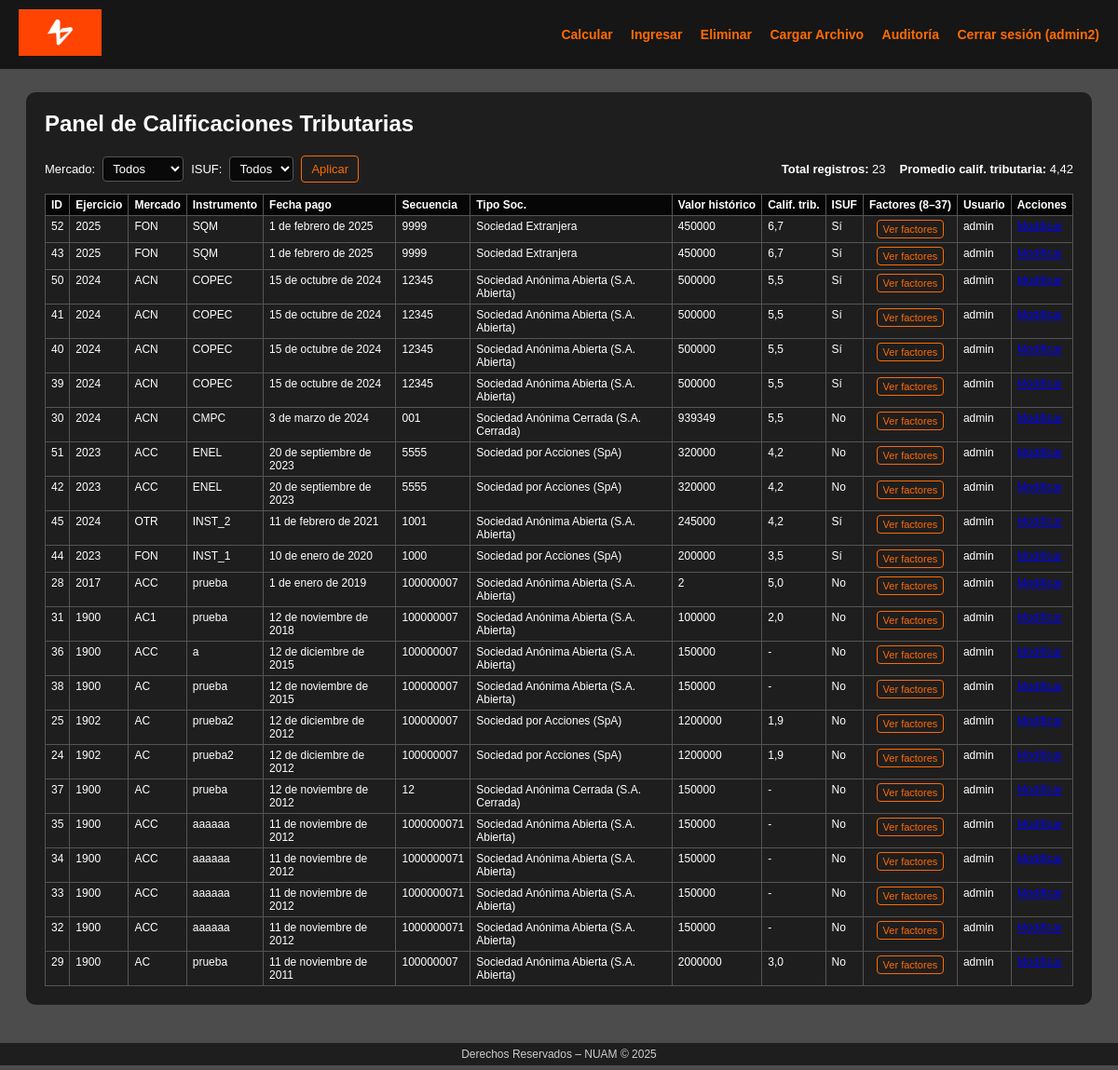
Screenshot of /calcular/ (signed in) with the database file from the repository.
### nuam/models.py (models this page shows, shortened)
class Registro(models.Model):
    ejercicio = models.PositiveIntegerField(
        help_text="Ejercicio / Año. Ej: 2023",
        validators=[
            MinValueValidator(1900),
            MaxValueValidator(2100),
        ],
    )
    mercado = models.CharField(
        max_length=3,
        help_text="Mercado (3 caracteres). Ej: ACN",
        validators=[
            RegexValidator(
                regex=r"^[A-Z0-9]{1,3}$",
                message="El mercado debe tener entre 1 y 3 caracteres en mayúscula.",
            )
        ],
    )
    instrumento = models.CharField(
        max_length=100,
        help_text="Instrumento. Ej: COPEC",
    )
    fecha_pago = models.DateField(
        help_text="Fecha de pago en formato DD-MM-AAAA",
    )
    secuencia_evento = models.CharField(
        max_length=10,
        help_text="Secuencia del evento (hasta 10 dígitos).",
        validators=[
            RegexValidator(
                regex=r"^[0-9]{1,10}$",
                message="La secuencia debe contener solo dígitos (máx. 10).",
            )
        ],
    )
    numero_dividendo = models.CharField(
        max_length=10,
        help_text="Número de dividendo (hasta 10 dígitos).",
        validators=[
            RegexValidator(
                regex=r"^[0-9]{1,10}$",
                message="El número de dividendo debe contener solo dígitos (máx. 10).",
            )
        ],
        blank=True,
        null=True,
    )
    TIPO_SOCIEDAD_CHOICES = [
        ("SAA", "Sociedad Anónima Abierta (S.A. Abierta)"),
        ("SAC", "Sociedad Anónima Cerrada (S.A. Cerrada)"),
        ("SPA", "Sociedad por Acciones (SpA)"),
        ("LTDA", "Sociedad de Responsabilidad Limitada (Ltda.)"),
        ("EIRL", "Empresa Individual de Responsabilidad Limitada (EIRL)"),
        ("EXT", "Sociedad Extranjera"),
        ("OTRA", "Otra entidad / vehículo de inversión"),
    ]
    tipo_sociedad = models.CharField(
        max_length=4,
        choices=TIPO_SOCIEDAD_CHOICES,
        help_text="Tipo de sociedad emisora responsable del instrumento.",
    )
    TIPO_EVENTO_CAPITAL_CHOICES = [
        ("AUM_CAP", "Aumento de capital"),
        ("DIS_CAP", "Disminución de capital"),
        ("DIV_CAP", "Distribución de dividendos"),
        ("FUSION", "Fusión / Reorganización societaria"),
        ("OTRO", "Otro evento de capital"),
    ]
    tipo_evento_capital = models.CharField(
        verbose_name="Tipo de evento de capital",
        max_length=20,
        choices=TIPO_EVENTO_CAPITAL_CHOICES,
        blank=True,
        null=True,
        help_text="Clasificación del evento de capital asociado al instrumento.",
    )
    monto_evento_capital = models.DecimalField(
        verbose_name="Monto asociado al evento de capital",
        max_digits=18,
        decimal_places=2,
        blank=True,
        null=True,
        validators=[MinValueValidator(Decimal("0"))],
        help_text=(
            "Monto monetario vinculado al evento de capital "
            "(por ejemplo, emisión, disminución o distribución de capital)."
        ),
    )
    valor_historico = models.DecimalField(
        max_digits=10,
        decimal_places=0,
        help_text="Valor histórico (entero, hasta 10 dígitos).",
        validators=[
            MinValueValidator(0),
        ],
    )
    descripcion = models.CharField(
        max_length=255,
        blank=True,
        null=True,
        help_text="Descripción opcional del evento / instrumento.",
    )
    isuf = models.BooleanField(
        default=False,
        help_text="Indica si la operación tiene tratamiento ISUF (Sí/No)."
    )
    calificacion_tributaria = models.DecimalField(
        max_digits=3,
        decimal_places=1,
        blank=True,
        null=True,
        help_text="Calificación tributaria entre 1.0 y 7.0.",
        validators=[
            MinValueValidator(Decimal("1.0")),
            MaxValueValidator(Decimal("7.0")),
        ],
    )
    def _factor_field(help_text):
        return models.DecimalField(
            max_digits=10,          # 1 entero + 8 decimales
            decimal_places=8,
            null=True,
            blank=True,
            validators=[
                MinValueValidator(Decimal("0")),
                MaxValueValidator(Decimal("1.00000000")),
            ],
            help_text=help_text,
        )
    factor_8 = _factor_field("Factor 8: decimal entre 0 y 1, con hasta 8 decimales.")
    factor_9 = _factor_field("Factor 9: decimal entre 0 y 1, con hasta 8 decimales.")
    factor_10 = _factor_field("Factor 10: decimal entre 0 y 1, con hasta 8 decimales.")
    factor_11 = _factor_field("Factor 11: decimal entre 0 y 1, con hasta 8 decimales.")
    factor_12 = _factor_field("Factor 12: decimal entre 0 y 1, con hasta 8 decimales.")
    factor_13 = _factor_field("Factor 13: decimal entre 0 y 1, con hasta 8 decimales.")
    factor_14 = _factor_field("Factor 14: decimal entre 0 y 1, con hasta 8 decimales.")
    factor_15 = _factor_field("Factor 15: decimal entre 0 y 1, con hasta 8 decimales.")
    factor_16 = _factor_field("Factor 16: decimal entre 0 y 1, con hasta 8 decimales.")
    factor_17 = _factor_field("Factor 17: decimal entre 0 y 1, con hasta 8 decimales.")
    factor_18 = _factor_field("Factor 18: decimal entre 0 y 1, con hasta 8 decimales.")
    factor_19 = _factor_field("Factor 19: decimal entre 0 y 1, con hasta 8 decimales.")
    factor_20 = _factor_field("Factor 20: decimal entre 0 y 1, con hasta 8 decimales.")
    factor_21 = _factor_field("Factor 21: decimal entre 0 y 1, con hasta 8 decimales.")
    factor_22 = _factor_field("Factor 22: decimal entre 0 y 1, con hasta 8 decimales.")
    factor_23 = _factor_field("Factor 23: decimal entre 0 y 1, con hasta 8 decimales.")
    factor_24 = _factor_field("Factor 24: decimal entre 0 y 1, con hasta 8 decimales.")
    factor_25 = _factor_field("Factor 25: decimal entre 0 y 1, con hasta 8 decimales.")
    factor_26 = _factor_field("Factor 26: decimal entre 0 y 1, con hasta 8 decimales.")
    factor_27 = _factor_field("Factor 27: decimal entre 0 y 1, con hasta 8 decimales.")
    factor_28 = _factor_field("Factor 28: decimal entre 0 y 1, con hasta 8 decimales.")
    factor_29 = _factor_field("Factor 29: decimal entre 0 y 1, con hasta 8 decimales.")
    factor_30 = _factor_field("Factor 30: decimal entre 0 y 1, con hasta 8 decimales.")
    factor_31 = _factor_field("Factor 31: decimal entre 0 y 1, con hasta 8 decimales.")
    factor_32 = _factor_field("Factor 32: decimal entre 0 y 1, con hasta 8 decimales.")
    factor_33 = _factor_field("Factor 33: decimal entre 0 y 1, con hasta 8 decimales.")
    factor_34 = _factor_field("Factor 34: decimal entre 0 y 1, con hasta 8 decimales.")
    factor_35 = _factor_field("Factor 35: decimal entre 0 y 1, con hasta 8 decimales.")
    factor_36 = _factor_field("Factor 36: decimal entre 0 y 1, con hasta 8 decimales.")
    factor_37 = _factor_field("Factor 37: decimal entre 0 y 1, con hasta 8 decimales.")
    usuario_registro = models.ForeignKey(
        User,
        on_delete=models.PROTECT,
        related_name="registros_calificacion",
        help_text="Usuario NUAM que realiza el ingreso o modificación.",
    )
    fecha_creacion = models.DateTimeField(auto_now_add=True)
    fecha_actualizacion = models.DateTimeField(auto_now=True)
    class Meta:
        verbose_name = "Registro de Calificación Tributaria"
        verbose_name_plural = "Registros de Calificación Tributaria"
        ordering = ["-fecha_pago", "-fecha_creacion"]

### nuam/views.py (the view)
# urls.py: path('calcular/', views.calcular_view, name='calcular'),
@login_required(login_url="login")
def calcular_view(request):
    mercado_filtro = request.GET.get("mercado", "").strip().upper()
    isuf_filtro = request.GET.get("isuf", "").strip().upper()
    registros = Registro.objects.all().order_by("-fecha_pago", "-id")
    if mercado_filtro and mercado_filtro != "TODOS":
        registros = registros.filter(mercado__iexact=mercado_filtro)
    else:
        mercado_filtro = "TODOS"
    if isuf_filtro == "SI":
        registros = registros.filter(isuf=True)
    elif isuf_filtro == "NO":
        registros = registros.filter(isuf=False)
    else:
        isuf_filtro = "TODOS"
    total_registros = registros.count()
    promedio_calificacion = None
    if registros.exists():
        califs = [r.calificacion_tributaria for r in registros if r.calificacion_tributaria is not None]
        if califs:
            promedio_calificacion = round(float(sum(califs)) / len(califs), 2)
    return render(request, "calcular.html", {
        "registros": registros,
        "mercado_filtro": mercado_filtro,
        "isuf_filtro": isuf_filtro,          # 👈 importante para el combo ISUF en el template
        "total_registros": total_registros,
        "promedio_calificacion": promedio_calificacion,
    })

### nuam/templates/Calcular.html (shortened to what this page needs)
{% extends 'base.html' %}
{% block content %}
<h2>Panel de Calificaciones Tributarias</h2>
<div style="display:flex;flex-wrap:wrap;gap:10px;align-items:center;margin-bottom:12px;">
    <form method="get" class="filtros" style="display:flex;gap:8px;align-items:center;flex-wrap:wrap;">
        <label>Mercado:</label>
        <select name="mercado">
            <option value="" {% if mercado_filtro == 'TODOS' %}selected{% endif %}>Todos</option>
        </select>
        <label>ISUF:</label>
        <select name="isuf">
            <option value="" {% if isuf_filtro == 'TODOS' %}selected{% endif %}>Todos</option>
        </select>
        <button type="submit" class="btn-secondary">Aplicar</button>
    </form>
    <div style="margin-left:auto;display:flex;gap:15px;font-size:13px;flex-wrap:wrap;">
        <span><strong>Total registros:</strong> {{ total_registros }}</span>
        {% if promedio_calificacion %}
            <span><strong>Promedio calif. tributaria:</strong> {{ promedio_calificacion }}</span>
        {% endif %}
    </div>
</div>
<table class="tabla">
    <thead>
        <tr>
            <th>ID</th>
            <th>Ejercicio</th>
            <th>Mercado</th>
            <th>Instrumento</th>
            <th>Fecha pago</th>
            <th>Secuencia</th>
            <th>Tipo Soc.</th>
            <th>Valor histórico</th>
            <th>Calif. trib.</th>
            <th>ISUF</th>
            <th>Factores (8–37)</th>
            <th>Usuario</th>
            <th>Acciones</th>
        </tr>
    </thead>
    <tbody>
        {% for r in registros %}
            <tr>
                <td>{{ r.id }}</td>
                <td>{{ r.ejercicio }}</td>
                <td>{{ r.mercado }}</td>
                <td>{{ r.instrumento }}</td>
                <td>{{ r.fecha_pago }}</td>
                <td>{{ r.secuencia_evento }}</td>
                <td>{{ r.get_tipo_sociedad_display }}</td>
                <td>{{ r.valor_historico }}</td>
                <td>{{ r.calificacion_tributaria|default:"-" }}</td>
                <td>{{ r.isuf|yesno:"Sí,No" }}</td>
                <td style="text-align:center;">
                    <button type="button"
                            class="btn-secondary btn-small"
                            onclick="toggleFactores('factores-{{ r.id }}')">
                        Ver factores
                    </button>
                </td>
                <td>{{ r.usuario_registro.username }}</td>
                <td>
                    {% if user.username == "admin" or user.username == "admin2" %}
                        <a href="{% url 'modificar' r.id %}">Modificar</a>
                    {% else %}
                        -
                    {% endif %}
                </td>
            </tr>
        {% empty %}
            <tr>
                <td colspan="13">No hay registros para mostrar.</td>
            </tr>
        {% endfor %}
    </tbody>
</table>
{% endblock %}

### nuam/templates/base.html (shortened to what this page needs)
{% load static %}
<!DOCTYPE html>
<html lang="es">
<head>
</head>
<body>
    <video id="video-fondo" autoplay muted loop>
        <source src="{% static 'video/Les presentamos nuam.mp4' %}" type="video/mp4">
    </video>
    <div id="overlay"></div>
    <header>
        <div class="logo">
            <a href="{% url 'index' %}">
                <img src="{% static 'img/logo_nuam.png' %}" alt="Logo NUAM">
            </a>
        </div>
        <nav>
            {% if user.is_authenticated %}
                <a href="{% url 'calcular' %}">Calcular</a>
                <a href="{% url 'insertar' %}">Ingresar</a>
                <a href="{% url 'eliminar' %}">Eliminar</a>
                <a href="{% url 'cargar_archivo' %}">Cargar Archivo</a>
                {% if user.username == "admin" or user.username == "admin2" %}
                    <a href="{% url 'auditoria' %}">Auditoría</a>
                {% endif %}
                <a href="{% url 'logout' %}">Cerrar sesión ({{ user.username }})</a>
            {% else %}
                <a href="{% url 'login' %}">Iniciar sesión</a>
            {% endif %}
        </nav>
    </header>
    <div class="container">
        {% block content %}{% endblock %}
    </div>
    <footer>
        Derechos Reservados – NUAM © 2025
    </footer>
</body>
</html>

### nuam/templates/base.html (style rules this page uses)
body { margin: 0; padding: 0; color: white; font-family: Arial, sans-serif; }
#video-fondo { position: fixed; inset: 0; width: 100%; height: 100%; object-fit: cover; z-index: -2; }
#overlay { position: fixed; inset: 0; background: rgba(0,0,0,0.7); z-index: -1; }
header { display: flex; align-items: center; justify-content: space-between; background: rgba(0,0,0,0.7); padding: 10px 20px; }
.logo img { height: 50px; cursor: pointer; transition: 0.2s; }
nav a { margin-left: 15px; color: #ff6a00; text-decoration: none; font-weight: bold; font-size: 14px; }
.container { width: 92%; margin: 25px auto 70px auto; background: rgba(0,0,0,0.6); padding: 20px; border-radius: 10px; }
footer { position: fixed; bottom: 5px; left: 0; width: 100%; text-align: center; font-size: 12px; color: #ccc; background: rgba(0,0,0,0.6); padding: 5px 0; }

### nuam/templates/Calcular.html (style rules this page uses)
h2 { margin-top: 0; }
.filtros label { font-size: 13px; }
select { padding: 4px 6px; border-radius: 4px; border: 1px solid #555; background: rgba(0,0,0,0.7); color: #fff; font-size: 13px; }
.btn-secondary { padding: 6px 10px; border-radius: 4px; border: 1px solid #ff6a00; background: transparent; color: #ff6a00; cursor: pointer; font-size: 13px; }
.btn-small { padding: 3px 6px; font-size: 11px; }
.tabla { width: 100%; border-collapse: collapse; margin-top: 8px; font-size: 12px; }
.tabla th, .tabla td { border: 1px solid #555; padding: 4px 6px; text-align: left; vertical-align: top; }
.tabla th { background: rgba(0,0,0,0.8); white-space: nowrap; }

### rows the page displays
Registro: id "52", ejercicio "2025", mercado "FON", instrumento "SQM", fecha_pago "1 de febrero de 2025", secuencia_evento "9999", tipo_sociedad "Sociedad Extranjera", valor_historico "450000", calificacion_tributaria "6,7", isuf "Sí", usuario_registro.username "admin"
Registro: id "43", ejercicio "2025", mercado "FON", instrumento "SQM", fecha_pago "1 de febrero de 2025", secuencia_evento "9999", tipo_sociedad "Sociedad Extranjera", valor_historico "450000", calificacion_tributaria "6,7", isuf "Sí", usuario_registro.username "admin"
Registro: id "50", ejercicio "2024", mercado "ACN", instrumento "COPEC", fecha_pago "15 de octubre de 2024", secuencia_evento "12345", tipo_sociedad "Sociedad Anónima Abierta (S.A. Abierta)", valor_historico "500000", calificacion_tributaria "5,5", isuf "Sí", usuario_registro.username "admin"
Registro: id "41", ejercicio "2024", mercado "ACN", instrumento "COPEC", fecha_pago "15 de octubre de 2024", secuencia_evento "12345", tipo_sociedad "Sociedad Anónima Abierta (S.A. Abierta)", valor_historico "500000", calificacion_tributaria "5,5", isuf "Sí", usuario_registro.username "admin"
Registro: id "40", ejercicio "2024", mercado "ACN", instrumento "COPEC", fecha_pago "15 de octubre de 2024", secuencia_evento "12345", tipo_sociedad "Sociedad Anónima Abierta (S.A. Abierta)", valor_historico "500000", calificacion_tributaria "5,5", isuf "Sí", usuario_registro.username "admin"
Registro: id "39", ejercicio "2024", mercado "ACN", instrumento "COPEC", fecha_pago "15 de octubre de 2024", secuencia_evento "12345", tipo_sociedad "Sociedad Anónima Abierta (S.A. Abierta)", valor_historico "500000", calificacion_tributaria "5,5", isuf "Sí", usuario_registro.username "admin"
Registro: id "30", ejercicio "2024", mercado "ACN", instrumento "CMPC", fecha_pago "3 de marzo de 2024", secuencia_evento "001", tipo_sociedad "Sociedad Anónima Cerrada (S.A. Cerrada)", valor_historico "939349", calificacion_tributaria "5,5", isuf "No", usuario_registro.username "admin"
Registro: id "51", ejercicio "2023", mercado "ACC", instrumento "ENEL", fecha_pago "20 de septiembre de 2023", secuencia_evento "5555", tipo_sociedad "Sociedad por Acciones (SpA)", valor_historico "320000", calificacion_tributaria "4,2", isuf "No", usuario_registro.username "admin"
Registro: id "42", ejercicio "2023", mercado "ACC", instrumento "ENEL", fecha_pago "20 de septiembre de 2023", secuencia_evento "5555", tipo_sociedad "Sociedad por Acciones (SpA)", valor_historico "320000", calificacion_tributaria "4,2", isuf "No", usuario_registro.username "admin"
Registro: id "45", ejercicio "2024", mercado "OTR", instrumento "INST_2", fecha_pago "11 de febrero de 2021", secuencia_evento "1001", tipo_sociedad "Sociedad Anónima Abierta (S.A. Abierta)", valor_historico "245000", calificacion_tributaria "4,2", isuf "Sí", usuario_registro.username "admin"
Registro: id "44", ejercicio "2023", mercado "FON", instrumento "INST_1", fecha_pago "10 de enero de 2020", secuencia_evento "1000", tipo_sociedad "Sociedad por Acciones (SpA)", valor_historico "200000", calificacion_tributaria "3,5", isuf "Sí", usuario_registro.username "admin"
Registro: id "28", ejercicio "2017", mercado "ACC", instrumento "prueba", fecha_pago "1 de enero de 2019", secuencia_evento "100000007", tipo_sociedad "Sociedad Anónima Abierta (S.A. Abierta)", valor_historico "2", calificacion_tributaria "5,0", isuf "No", usuario_registro.username "admin"
Registro: id "31", ejercicio "1900", mercado "AC1", instrumento "prueba", fecha_pago "12 de noviembre de 2018", secuencia_evento "100000007", tipo_sociedad "Sociedad Anónima Abierta (S.A. Abierta)", valor_historico "100000", calificacion_tributaria "2,0", isuf "No", usuario_registro.username "admin"
Registro: id "36", ejercicio "1900", mercado "ACC", instrumento "a", fecha_pago "12 de diciembre de 2015", secuencia_evento "100000007", tipo_sociedad "Sociedad Anónima Abierta (S.A. Abierta)", valor_historico "150000", calificacion_tributaria "-", isuf "No", usuario_registro.username "admin"
Registro: id "38", ejercicio "1900", mercado "AC", instrumento "prueba", fecha_pago "12 de noviembre de 2015", secuencia_evento "100000007", tipo_sociedad "Sociedad Anónima Abierta (S.A. Abierta)", valor_historico "150000", calificacion_tributaria "-", isuf "No", usuario_registro.username "admin"
Registro: id "25", ejercicio "1902", mercado "AC", instrumento "prueba2", fecha_pago "12 de diciembre de 2012", secuencia_evento "100000007", tipo_sociedad "Sociedad por Acciones (SpA)", valor_historico "1200000", calificacion_tributaria "1,9", isuf "No", usuario_registro.username "admin"
Registro: id "24", ejercicio "1902", mercado "AC", instrumento "prueba2", fecha_pago "12 de diciembre de 2012", secuencia_evento "100000007", tipo_sociedad "Sociedad por Acciones (SpA)", valor_historico "1200000", calificacion_tributaria "1,9", isuf "No", usuario_registro.username "admin"
Registro: id "37", ejercicio "1900", mercado "AC", instrumento "prueba", fecha_pago "12 de noviembre de 2012", secuencia_evento "12", tipo_sociedad "Sociedad Anónima Cerrada (S.A. Cerrada)", valor_historico "150000", calificacion_tributaria "-", isuf "No", usuario_registro.username "admin"
Registro: id "35", ejercicio "1900", mercado "ACC", instrumento "aaaaaa", fecha_pago "11 de noviembre de 2012", secuencia_evento "1000000071", tipo_sociedad "Sociedad Anónima Abierta (S.A. Abierta)", valor_historico "150000", calificacion_tributaria "-", isuf "No", usuario_registro.username "admin"
Registro: id "34", ejercicio "1900", mercado "ACC", instrumento "aaaaaa", fecha_pago "11 de noviembre de 2012", secuencia_evento "1000000071", tipo_sociedad "Sociedad Anónima Abierta (S.A. Abierta)", valor_historico "150000", calificacion_tributaria "-", isuf "No", usuario_registro.username "admin"
Registro: id "33", ejercicio "1900", mercado "ACC", instrumento "aaaaaa", fecha_pago "11 de noviembre de 2012", secuencia_evento "1000000071", tipo_sociedad "Sociedad Anónima Abierta (S.A. Abierta)", valor_historico "150000", calificacion_tributaria "-", isuf "No", usuario_registro.username "admin"
Registro: id "32", ejercicio "1900", mercado "ACC", instrumento "aaaaaa", fecha_pago "11 de noviembre de 2012", secuencia_evento "1000000071", tipo_sociedad "Sociedad Anónima Abierta (S.A. Abierta)", valor_historico "150000", calificacion_tributaria "-", isuf "No", usuario_registro.username "admin"
Registro: id "29", ejercicio "1900", mercado "AC", instrumento "prueba", fecha_pago "11 de noviembre de 2011", secuencia_evento "100000007", tipo_sociedad "Sociedad Anónima Abierta (S.A. Abierta)", valor_historico "2000000", calificacion_tributaria "3,0", isuf "No", usuario_registro.username "admin"

### other values shown
{{ user.username }} "admin2"
{{ total_registros }} "23"
{{ promedio_calificacion }} "4,42"
